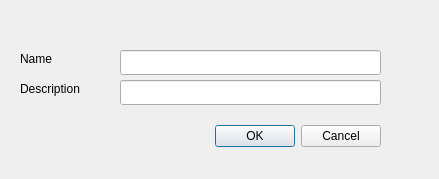
<?xml version="1.0" encoding="UTF-8"?>
<ui version="4.0">
 <class>Dialog</class>
 <widget class="QDialog" name="Dialog">
  <property name="geometry">
   <rect>
    <x>0</x>
    <y>0</y>
    <width>439</width>
    <height>179</height>
   </rect>
  </property>
  <property name="windowTitle">
   <string>Dialog</string>
  </property>
  <widget class="QDialogButtonBox" name="buttonBox">
   <property name="geometry">
    <rect>
     <x>40</x>
     <y>120</y>
     <width>341</width>
     <height>32</height>
    </rect>
   </property>
   <property name="orientation">
    <enum>Qt::Horizontal</enum>
   </property>
   <property name="standardButtons">
    <set>QDialogButtonBox::Cancel|QDialogButtonBox::Ok</set>
   </property>
  </widget>
  <widget class="QLabel" name="label">
   <property name="geometry">
    <rect>
     <x>20</x>
     <y>50</y>
     <width>67</width>
     <height>17</height>
    </rect>
   </property>
   <property name="text">
    <string>Name</string>
   </property>
  </widget>
  <widget class="QLabel" name="label_2">
   <property name="geometry">
    <rect>
     <x>20</x>
     <y>80</y>
     <width>81</width>
     <height>17</height>
    </rect>
   </property>
   <property name="text">
    <string>Description</string>
   </property>
  </widget>
  <widget class="QLineEdit" name="lineEdit">
   <property name="geometry">
    <rect>
     <x>120</x>
     <y>50</y>
     <width>261</width>
     <height>25</height>
    </rect>
   </property>
  </widget>
  <widget class="QLineEdit" name="lineEdit_2">
   <property name="geometry">
    <rect>
     <x>120</x>
     <y>80</y>
     <width>261</width>
     <height>25</height>
    </rect>
   </property>
  </widget>
 </widget>
 <resources/>
 <connections>
  <connection>
   <sender>buttonBox</sender>
   <signal>accepted()</signal>
   <receiver>Dialog</receiver>
   <slot>accept()</slot>
   <hints>
    <hint type="sourcelabel">
     <x>248</x>
     <y>254</y>
    </hint>
    <hint type="destinationlabel">
     <x>157</x>
     <y>274</y>
    </hint>
   </hints>
  </connection>
  <connection>
   <sender>buttonBox</sender>
   <signal>rejected()</signal>
   <receiver>Dialog</receiver>
   <slot>reject()</slot>
   <hints>
    <hint type="sourcelabel">
     <x>316</x>
     <y>260</y>
    </hint>
    <hint type="destinationlabel">
     <x>286</x>
     <y>274</y>
    </hint>
   </hints>
  </connection>
 </connections>
</ui>
